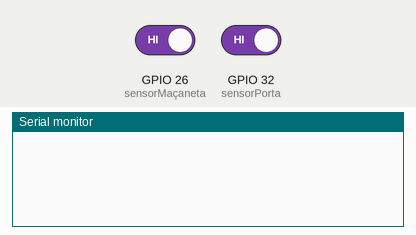
This sketch was run on a simulated ESP32. On the bench: the last lines printed to the serial monitor. Inputs (shaded band) come from the test bench; at power-on: GPIO 26 (sensorMaçaneta) HIGH, GPIO 32 (sensorPorta) HIGH.

Above: at 1.2 s.
1.3 s: GPIO 26 (sensorMaçaneta) driven LOW
At 1.41 s:
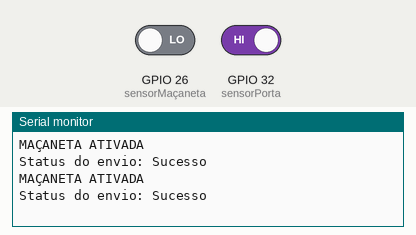
2.8 s: GPIO 26 (sensorMaçaneta) driven HIGH and GPIO 32 (sensorPorta) driven LOW
At 2.81 s:
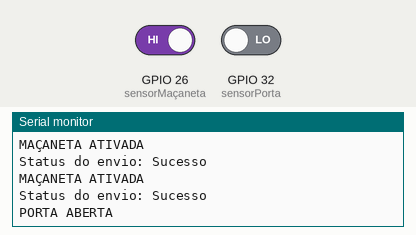

Measured:
- after the input at 1.3 s, the serial monitor: prints a new line at once (image 1)
- after the input at 2.8 s, the serial monitor: prints a new line at once (image 2)

The sketch:

esp_transmissor.ino
```cpp
#include <Wire.h>
#include <esp_now.h>
#include <WiFi.h>

uint8_t broadcastAddress[] = {0x24, 0x0A, 0xC4, 0x00, 0x00, 0x00}; // Endereço MAC da ESP-CAM

typedef struct struct_message {
  int estadoMaçaneta;
  int estadoPorta;
} struct_message;

struct_message myData;

const int sensorMaçaneta = 26; // Pin conectado ao sensor Reed da maçaneta
const int sensorPorta = 32; // Pin conectado ao sensor Reed da porta

void OnDataSent(const uint8_t *mac_addr, esp_now_send_status_t status) {
  Serial.print("Status do envio: ");
  Serial.println(status == ESP_NOW_SEND_SUCCESS ? "Sucesso" : "Falha");
}

void setup() {
  Serial.begin(115200);
  pinMode(sensorMaçaneta, INPUT_PULLUP);
  pinMode(sensorPorta, INPUT_PULLUP);

  WiFi.mode(WIFI_STA);

  if (esp_now_init() != ESP_OK) {
    Serial.println("Erro ao inicializar o ESP-NOW");
    return;
  }

  esp_now_register_send_cb(OnDataSent);

  esp_now_peer_info_t peerInfo;
  memcpy(peerInfo.peer_addr, broadcastAddress, 6);
  peerInfo.channel = 0;
  peerInfo.encrypt = false;

  if (esp_now_add_peer(&peerInfo) != ESP_OK) {
    Serial.println("Erro ao adicionar o peer");
    return;
  }
}

void loop() {
  myData.estadoMaçaneta = digitalRead(sensorMaçaneta);
  myData.estadoPorta = digitalRead(sensorPorta);

  if (myData.estadoMaçaneta == LOW && myData.estadoPorta == HIGH) {
    Serial.println("MAÇANETA ATIVADA");
    esp_now_send(broadcastAddress, (uint8_t *)&myData, sizeof(myData));
    delay(100);
  } else if (myData.estadoMaçaneta == HIGH && myData.estadoPorta == LOW) {
    Serial.println("PORTA ABERTA");
    esp_now_send(broadcastAddress, (uint8_t *)&myData, sizeof(myData));
    delay(100);
  }
}
```
